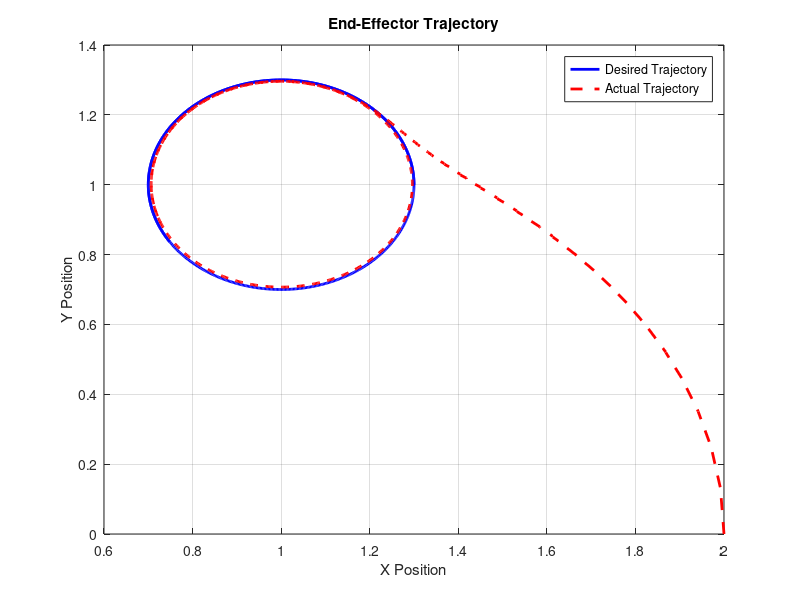
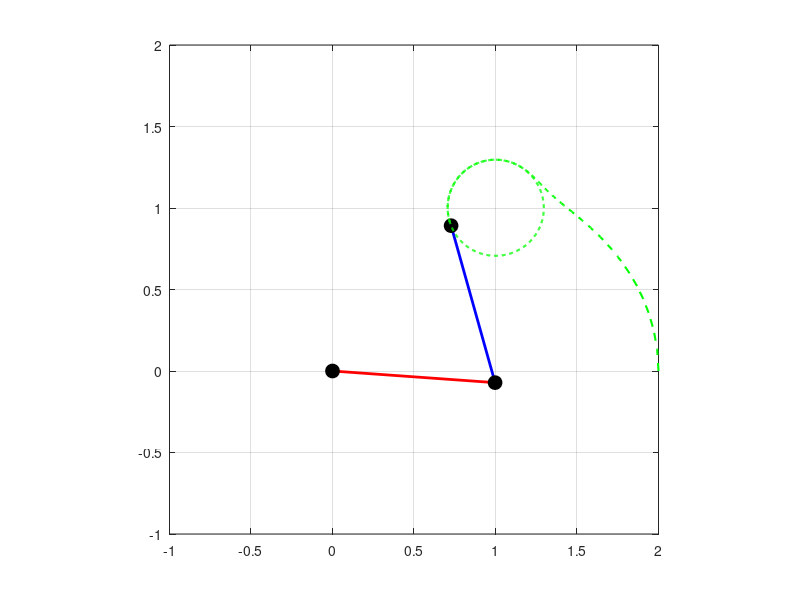

Here is the MATLAB script that generated these plots, in order:
clear; clc; close all;

% Define robot parameters
L1 = 1; % Length of link 1
L2 = 1; % Length of link 2
m1 = 1; % Mass of link 1
m2 = 1; % Mass of link 2
I1 = 0.1; % Inertia of link 1
I2 = 0.1; % Inertia of link 2
g = 9.81; % Gravity

% Simulation parameters
dt = 0.01; % Time step
T = 10; % Total time
time = 0:dt:T; % Time vector

% Desired trajectory (circular path)
radius = 0.3;
omega = 1;
xd = radius * cos(omega * time) + 1;
yd = radius * sin(omega * time) + 1;


% Initialize state variables
theta1 = zeros(size(time));
theta2 = zeros(size(time));
dtheta1 = zeros(size(time));
dtheta2 = zeros(size(time));

% PD controller gains
Kp = 100;
Kd = 20;

% Initialize arrays for storing results
theta1_desired = zeros(size(time));
theta2_desired = zeros(size(time));
x_actual = zeros(size(time));
y_actual = zeros(size(time));

for i = 1:length(time)
    % Inverse Kinematics to get desired joint angles
    theta2_desired(i) = acos((xd(i)^2 + yd(i)^2 - L1^2 - L2^2) / (2 * L1 * L2));
    theta1_desired(i) = atan2(yd(i), xd(i)) - atan2(L2 * sin(theta2_desired(i)), L1 + L2 * cos(theta2_desired(i)));
    
    % Compute errors
    e_theta1 = theta1_desired(i) - theta1(i);
    e_theta2 = theta2_desired(i) - theta2(i);
    e_dtheta1 = 0 - dtheta1(i);
    e_dtheta2 = 0 - dtheta2(i);
    
    % PD controller
    tau1 = Kp * e_theta1 + Kd * e_dtheta1;
    tau2 = Kp * e_theta2 + Kd * e_dtheta2;
    
    % Robot dynamics (simplified model)
    d2theta1 = tau1 / I1;
    d2theta2 = tau2 / I2;
    
    % Update state using Euler integration
    dtheta1(i+1) = dtheta1(i) + d2theta1 * dt;
    dtheta2(i+1) = dtheta2(i) + d2theta2 * dt;
    theta1(i+1) = theta1(i) + dtheta1(i) * dt;
    theta2(i+1) = theta2(i) + dtheta2(i) * dt;
    
    % Forward Kinematics to get actual end-effector position
    x_actual(i) = L1 * cos(theta1(i)) + L2 * cos(theta1(i) + theta2(i));
    y_actual(i) = L1 * sin(theta1(i)) + L2 * sin(theta1(i) + theta2(i));
end

% Plot desired and actual trajectories
figure;
plot(xd, yd, 'b', 'LineWidth', 2); hold on;
plot(x_actual, y_actual, 'r--', 'LineWidth', 2);
legend('Desired Trajectory', 'Actual Trajectory');
xlabel('X Position');
ylabel('Y Position');
title('End-Effector Trajectory');
grid on;

% Animation of the robot arm
figure;
for i = 1:10:length(time)
    clf;
    
    % Calculate link positions
    x1 = L1 * cos(theta1(i));
    y1 = L1 * sin(theta1(i));
    x2 = x1 + L2 * cos(theta1(i) + theta2(i));
    y2 = y1 + L2 * sin(theta1(i) + theta2(i));
    
    % Plot the links
    plot([0 x1], [0 y1], 'r', 'LineWidth', 2); hold on;
    plot([x1 x2], [y1 y2], 'b', 'LineWidth', 2);
    
    % Plot joints
    plot(0, 0, 'ko', 'MarkerSize', 10, 'MarkerFaceColor', 'k');
    plot(x1, y1, 'ko', 'MarkerSize', 10, 'MarkerFaceColor', 'k');
    plot(x2, y2, 'ko', 'MarkerSize', 10, 'MarkerFaceColor', 'k');
    
    % Plot end-effector trajectory
    plot(x_actual(1:i), y_actual(1:i), 'g--', 'LineWidth', 1.5);
    
    axis equal;
    axis([-1 2 -1 2]);
    grid on;
    drawnow;
end
